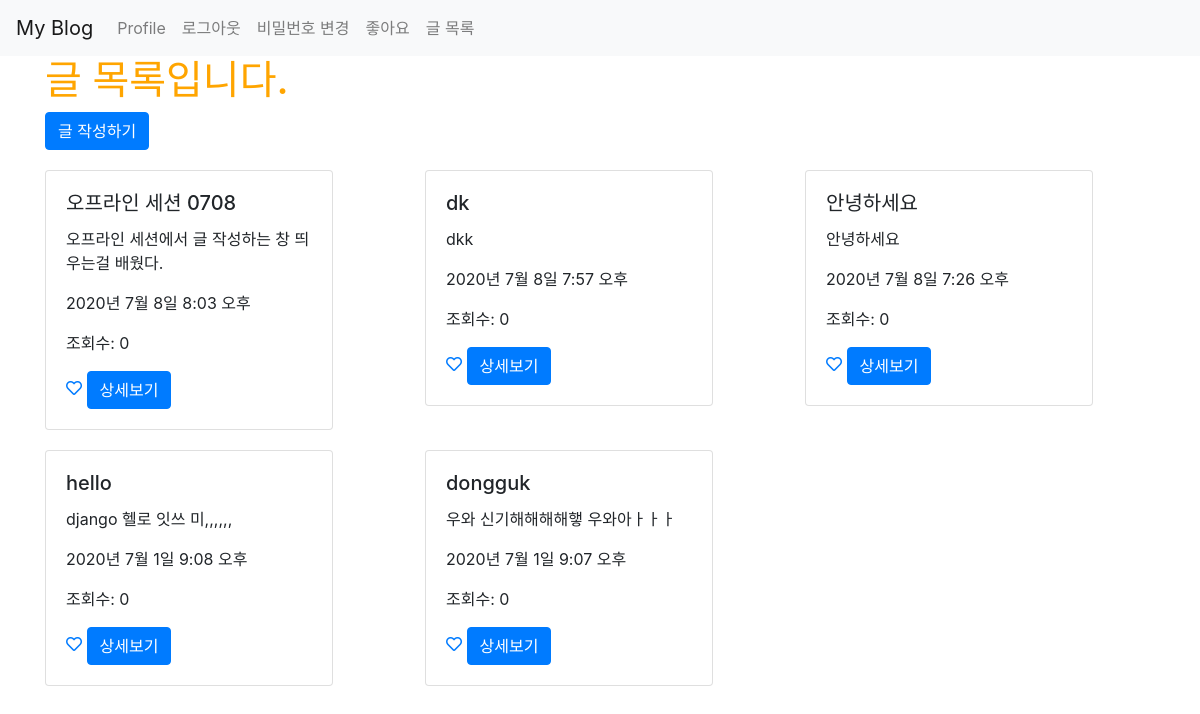
Page /posts/ (signed in) on the earlier database version.
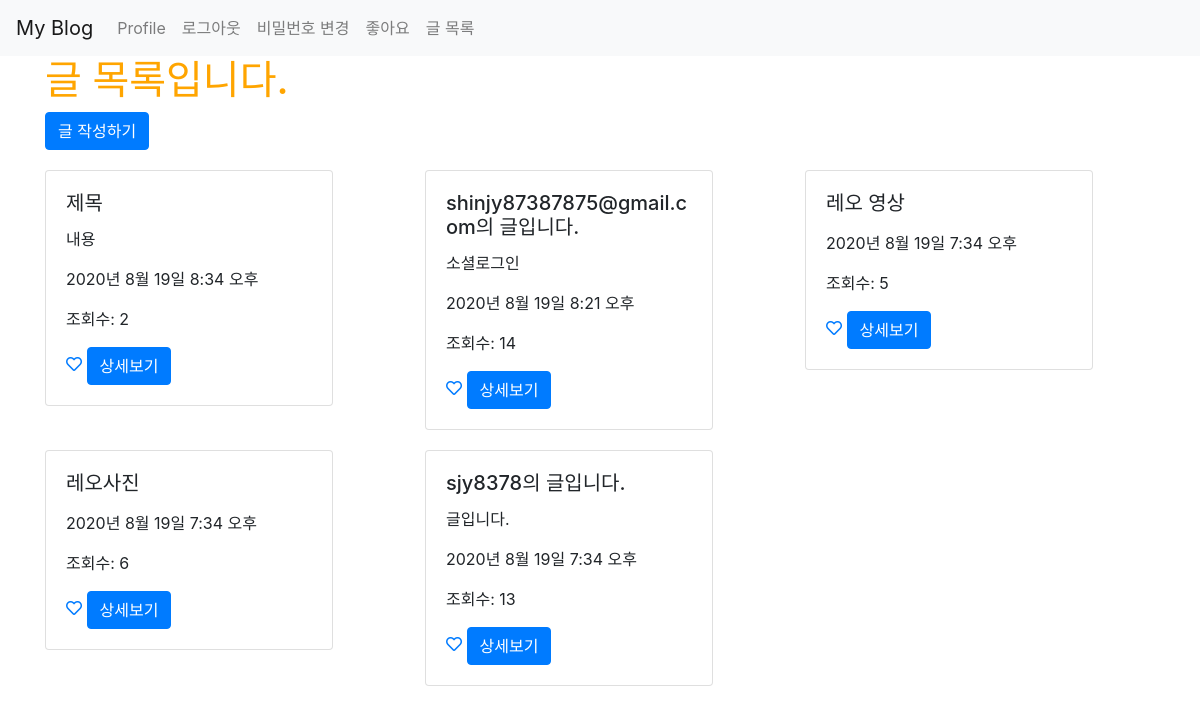
Same page on the later database version.
### posts/models.py (models this page shows, shortened)
class Post(models.Model):
    title=models.CharField(max_length=50, null=False)
    content=models.TextField()
    view_count=models.IntegerField(default=0)#데이터 타입:정수형
    image = models.ImageField(upload_to='images/', null=True)
    created_at=models.DateTimeField(auto_now_add=True)#datetime:날짜+시간/date=날짜
    updated_at=models.DateTimeField(auto_now=True)
    user = models.ForeignKey(User, on_delete = models.CASCADE, null=True)#유저가 없어지면 포스트를 지우기 위해서 케스케이드(on _delete) 넣음
    like_user_set = models.ManyToManyField(User, blank=True, related_name="like_user_set", through="Like")

### posts/views.py (the view)
# urls.py: path('', views.main, name="main"),
def main(request):
    posts=Post.objects.all().order_by('-created_at')
    return render(request, 'posts/main.html', {'posts':posts})

### posts/templates/posts/main.html
{% extends 'base.html' %}
{% load static %}
{% block content %}
{% include 'shared/_navbar.html'%}
{% if user.is_authenticated %}
    <div class="container">
     <h1>글 목록입니다.</h1>
     <a href="{% url 'posts:new' %}" class="btn btn-primary">글 작성하기</a>
     <div class="row">
         {% for post in posts %}
         <div class="col-md-4 col-12">
              <div class="card" style="width: 18rem; margin-top: 20px;">
                   <div class="card-body">
                       <h5 class="card-title">{{ post.title }}</h5>
                        <p class="card-text">{{ post.content }}</p>
                         <p>{{ post.created_at }}</p>
                         <p>조회수: {{post.view_count}}</p>
                         <a href="{% url 'posts:post_like' post.id %}">
                            {% if user in post.like_user_set.all %}
                                <i class="fas fa-heart"></i>
                            {% else %}
                                <i class="far fa-heart"></i>
                            {% endif %}
                        </a>
                          <a href="{% url 'posts:show' post.pk %}" class="btn btn-primary">상세보기</a>
                        </div>
                    </div>
                </div>
                 {% endfor %}
            </div>
         </div>
        {% else %}
            <h3>로그인 후 이용 가능합니다.</h3>
            <a href="{% url 'account_login' %}" class="btn btn-warning"> 로그인</a>
            <a href="{% url 'account_signup' %}" class="btn btn-warning"> 회원가입</a>
        {% endif %}
    {% endblock %}

Differences in the rows shown:
removed Post: title "오프라인 세션 0708", content "오프라인 세션에서 글 작성하는 창 띄우는걸 배웠다.", created_at "2020년 7월 8일 8:03 오후", view_count "0"
removed Post: title "dk", content "dkk", created_at "2020년 7월 8일 7:57 오후", view_count "0"
removed Post: title "안녕하세요", content "안녕하세요", created_at "2020년 7월 8일 7:26 오후", view_count "0"
removed Post: title "hello", content "django 헬로 잇쓰 미,,,,,,", created_at "2020년 7월 1일 9:08 오후", view_count "0"
removed Post: title "dongguk", content "우와 신기해해해해햏 우와아ㅏㅏㅏ", created_at "2020년 7월 1일 9:07 오후", view_count "0"
added Post: title "제목", content "내용", created_at "2020년 8월 19일 8:34 오후", view_count "2"
added Post: title "shinjy87387875@gmail.com의 글입니다.", content "소셜로그인", created_at "2020년 8월 19일 8:21 오후", view_count "14"
added Post: title "레오 영상", created_at "2020년 8월 19일 7:34 오후", view_count "5"
added Post: title "레오사진", created_at "2020년 8월 19일 7:34 오후", view_count "6"
added Post: title "sjy8378의 글입니다.", content "글입니다.", created_at "2020년 8월 19일 7:34 오후", view_count "13"
